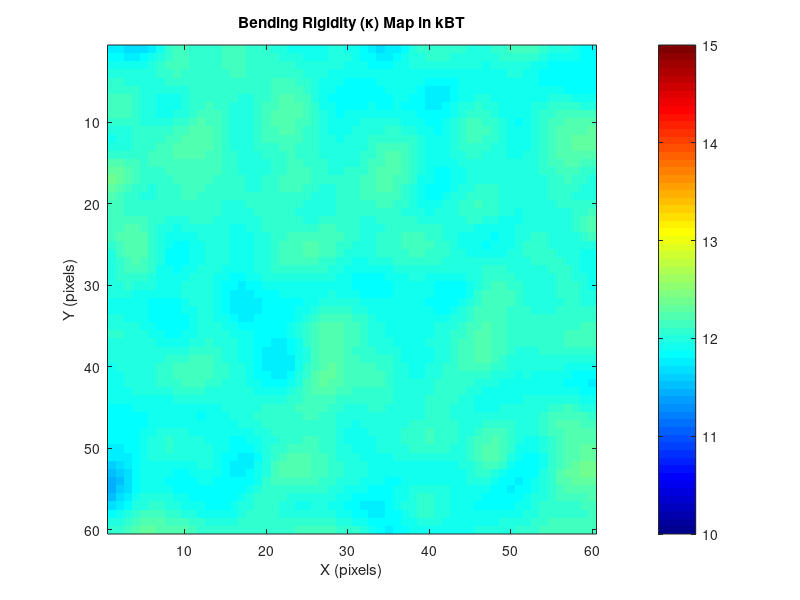
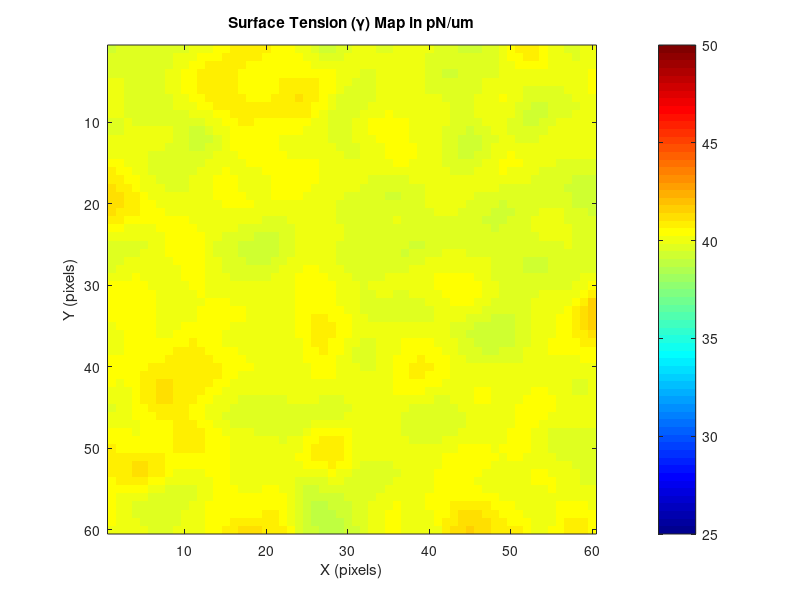

The MATLAB source for these figures, in order: (Note: this script raises an error after producing the figures.)
% Membrane Dynamics Simulation with Physical Mode Evolution and Advanced Visualization
clear; close all; clc;

%% ================= PHYSICAL PARAMETERS =================
simulation_grid_size = 60;       % Reduced for faster testing
simulated_area = 5e-12;        % 5μm x 5μm membrane (5 μm²)
membrane_area = 5e-12;            % Membrane area should match simulated area
viscosity = 10;                 % effective viscosity (Pa·s)
temperature = 310;                % Temperature (K)
boltzmann_const = 1.38e-23;       % Boltzmann constant (J/K)
bending_rigidity = 12 * boltzmann_const * temperature; % ~20 kT
time_step = 20e-6;                 % MUCH smaller time step (20 ms)
total_simulation_time = 5;     % 5 s total time
surface_tension = 40e-6;           % high tension (60 pN/um)
old_dir = pwd;
% shear_moduli = ;
dir = 'D:\Kaustav\CODES SET\Membrane_Sheet_Simulation\protein_present\passive\low_curvature';
% output_dir_irm = 'D:\Kaustav\CODES SET\Membrane_Sheet_Simulation\protein_present\active\Cyto_love_raft_love_protein\activity_2.5\results_irm';            
% output_dir_moransI = 'D:\Kaustav\CODES SET\Membrane_Sheet_Simulation\protein_present\active\Cyto_love_raft_love_protein\activity_2.5\results_moransI';
output_dir_bending_map = 'D:\Kaustav\CODES SET\Membrane_Sheet_Simulation\protein_present\passive\low_curvature\results_bending_map';
output_dir_tension_map = 'D:\Kaustav\CODES SET\Membrane_Sheet_Simulation\protein_present\passive\low_curvature\results_tension_map';
output_dir_lipid_map = 'D:\Kaustav\CODES SET\Membrane_Sheet_Simulation\protein_present\passive\low_curvature\results_lipid_map';
output_dir_protein_map = 'D:\Kaustav\CODES SET\Membrane_Sheet_Simulation\protein_present\passive\low_curvature\results_protein_map';
output_dir_curvature_map = 'D:\Kaustav\CODES SET\Membrane_Sheet_Simulation\protein_present\passive\low_curvature\results_curvature_map';
output_dir_cyto_map = 'D:\Kaustav\CODES SET\Membrane_Sheet_Simulation\protein_present\passive\low_curvature\results_cyto_map';
low_kappa = 10;
high_kappa = 15;
low_tension = 25e-6;
high_tension  = 50e-6;
system_length = sqrt(simulated_area);  % Length of membrane side (m)
grid_spacing = system_length / simulation_grid_size; % Correct grid spacing
pinning_strength = 5000;          % Confinement Parameter
K_A = 0;


% --- Protein and lipid coupling parameters ---
C_p = 0.05e9;                % protein curvature [1/m]
C_ld = 0.008e9;               % lipid curvature [1/m]
C_lo = 0.005e9;
beta_phi = 0.8;              % protein stiffening strength
beta_psi = 0.2;              % lipid stiffening strength
gamma_phi =  -0.5;
gamma_psi  = 0.5;

phi_eq = 0.2;                  % equilibrium protein order
psi_eq = 0;                  % equilibrium lipid order
tau_phi = 0.5;                 % remodeling timescale for phi [s]
tau_psi = 0.25;               % relaxation timescale for psi [s]


N = simulation_grid_size;
A_hat = 50;     % interaction parameter
S_hat = 300;     % saturation denstiy parameter
alpha = 5;    
J = 0.75;       % J increases attachment in rafts, 
J_l = 0.0001; 
lambda = 0.01;

% --- Protein field phi ---
phi = 0.2 * randn(N, N);  % small random fluctuations around 0
phi = imgaussfilt(phi, 1);   % spatially smooth
phi(phi > 1) = 1; phi(phi < -1) = -1;

% % --- Lipid order parameter psi ---
psi = 0.05 * randn(N, N);  % small fluctuations
psi = imgaussfilt(psi, 1);
psi(psi > 1) = 1; psi(psi < -1) = 0;

mobility_phi = 0.1e-12;   % Protein mobility (fast)
mobility_psi = 1e-12;     % Lipid mobility (slow)


% Cytoskeleton turnover parameters
tau_cs = 660;       
s_activity = 0.2;     % activity factor (0..1). Larger s => more assembly relative to detachment

% Protein production/decay kinetics (protein density model)
k_on_base = 0.01;      % baseline attachment/production rate (per time unit)
k_off = 0.0075;         % baseline detachment/decay rate (per time unit)
max_local_density = 0.5; % saturating density (arbitrary units) to prevent runaway growth

% Gate/threshold for cytoskeleton enabling clusters (optional)
cs_threshold = 0.5;   % if you want a binary gating on cs_presence probability map

% Mobility gating (so proteins are mobile/cluster only where cytoskel present)
mobility_phi_max = mobility_phi; % store original mobility
% Intended logic:
C_l = C_ld * ones(size(psi));
C_l(psi > 0.5) = C_lo;      
C0_map = C_p.*phi + C_l;

%% ================= SPATIAL SETUP =================


x_coords = (0:simulation_grid_size-1) * grid_spacing;
y_coords = (0:simulation_grid_size-1) * grid_spacing;
[grid_X, grid_Y] = meshgrid(x_coords, y_coords);

% Convert to nanometers for visualization
nm_scale = 1e9;
X_nm = grid_X * nm_scale;
Y_nm = grid_Y * nm_scale;
L_nm = system_length* nm_scale;


fprintf('Grid spacing: %.1f nm\n', grid_spacing*1e9);
fprintf('Grid points: %d x %d\n', simulation_grid_size, simulation_grid_size);

%% ================= GENERATE HETEROGENEITY WITH PERLIN NOISE =================
% Define the grid of regions
num_region_rows = 100;
num_region_cols = 100;

% Calculate region size in pixels
region_height = floor(simulation_grid_size / num_region_rows);
region_width  = floor(simulation_grid_size / num_region_cols);

% Base values
base_kappa = bending_rigidity;
base_gamma = surface_tension;

% Variation amplitude (±5% variation)
kappa_variation = 0.05 * base_kappa;
gamma_variation = 0.05 * base_gamma;


rng(42); % reproducibility

% white noise
noise_kappa = randn(simulation_grid_size, simulation_grid_size);
noise_gamma = randn(simulation_grid_size, simulation_grid_size);

% smooth to introduce correlation
corr_length = 2; % adjust to control patch size
noise_kappa_smooth = imgaussfilt(noise_kappa, corr_length);
noise_gamma_smooth = imgaussfilt(noise_gamma, corr_length);

% normalise to [-1,1]
noise_kappa_smooth = noise_kappa_smooth ./ max(abs(noise_kappa_smooth(:)));
noise_gamma_smooth = noise_gamma_smooth ./ max(abs(noise_gamma_smooth(:)));

% apply variation (now can go above or below base)
kappa_map = base_kappa + kappa_variation * noise_kappa_smooth;
gamma_map = base_gamma + gamma_variation * noise_gamma_smooth;

kappa_map = imgaussfilt(kappa_map, 0.8);  % sigma in pixels; adjust
gamma_map = imgaussfilt(gamma_map, 0.8);

num_time_steps = round(total_simulation_time / time_step);


%% ================= VISUALIZATION =================
figure();
% Plot kappa map
imagesc(1:simulation_grid_size, 1:simulation_grid_size, kappa_map/(boltzmann_const*temperature));
colormap jet;
axis square; colorbar; 
caxis([low_kappa high_kappa]);
title('Bending Rigidity (κ) Map in kBT');
xlabel('X (pixels)'); ylabel('Y (pixels)');



% Plot gamma map
figure();
imagesc(1:simulation_grid_size, 1:simulation_grid_size, gamma_map*1e6);
colormap jet;
caxis([low_tension*1e6 high_tension*1e6]);
axis square; colorbar;
title('Surface Tension (γ) Map in pN/um');
xlabel('X (pixels)'); ylabel('Y (pixels)');




%% ================= MEMBRANE PINNING =================
% Combine pinning and confinement
pinning_potential = zeros(simulation_grid_size, simulation_grid_size);




%% ================= TIME EVOLUTION SETUP =================

time_points = (0:num_time_steps-1) * time_step;

% Initialize arrays
height_current = 1e-10 * randn(simulation_grid_size);

height_time_series = zeros(simulation_grid_size, simulation_grid_size, num_time_steps);

height_time_series(:, :, 1) = height_current;
fprintf('Starting simulation with %d steps...\n', num_time_steps);

%  initialization
% protein_map_series = zeros(simulation_grid_size, simulation_grid_size, num_time_steps);
% lipid_map_series = zeros(simulation_grid_size, simulation_grid_size, num_time_steps);
% curvature_map_series = zeros(simulation_grid_size, simulation_grid_size, num_time_steps);
% kappa_map_series = zeros(simulation_grid_size, simulation_grid_size, num_time_steps);
% gamma_map_series = zeros (simulation_grid_size, simulation_grid_size, num_time_steps);
% cytoskeleton_map_series = zeros(simulation_grid_size, simulation_grid_size, num_time_steps);



% Heterogentity Map
protein_map_series(:,:,1) = phi;
lipid_map_series (:,:,1) = psi;
curvature_map_series (:,:,1) = C0_map;


%% =================  WAVE VECTORS  =================
wavevector_height = 2*pi/system_length * [0:simulation_grid_size/2, -simulation_grid_size/2+1:-1];
[Qx, Qy] = meshgrid(wavevector_height, wavevector_height);
Q2 = Qx.^2 + Qy.^2;
Q2(1,1) = 1e-12;
Q4 = Q2.^2;

wavevector_protein = 2*pi/(system_length*1e6) * [0:simulation_grid_size/2, -simulation_grid_size/2+1:-1];
[Qx_p, Qy_p] = meshgrid(wavevector_protein, wavevector_protein);
Q2_p = Qx_p.^2 + Qy_p.^2;     % Laplacian operator in Fourier space
Q2_p(1,1) = 1e-12;  % Explicit DC component to be very low
Q4_p = Q2_p.^2;             % Biharmonic if needed

wavevector_lipid = 2*pi/(system_length*1e6) * [0:simulation_grid_size/2, -simulation_grid_size/2+1:-1];
[Qx_l, Qy_l] = meshgrid(wavevector_lipid, wavevector_lipid);
Q2_l = Qx_l.^2 + Qy_l.^2;     % Laplacian operator in Fourier space
Q2_l(1,1) = 1e-12; % Explicit DC component to be very low
Q4_l = Q2_l.^2;             % Biharmonic if needed



% regularized mobility in q-space (Oseen-like), avoid divergence at tiny q
eps_q = (2*pi/system_length)^2 * 1e-8;
Lambda_q = 1 ./ (4 * viscosity * sqrt(Q2 + eps_q));
Lambda_q(1,1) = 0;       % no mobility for q=0 (handle mean separately)


qphys = sqrt(Q2);
qcut = 0.67*(pi/grid_spacing);
filter_q = exp(-(qphys/qcut).^8);   % soft rolloff

figure();
imagesc(qphys);
sprintf('The cutoff is %f',qcut);
figure();
imagesc(filter_q);


% constants for diagnostics or alternative schemes
mobility_det = 1/(viscosity * qcut);  % characteristic (not used in modal update)
% End precompute


%% =================  MAIN LOOP  =================
fig1 = figure('Position', [100, 100, 600, 600], 'Color', 'w');
fig2 = figure('Position', [100, 100, 800, 800], 'Color', 'w');


% -----------------------------------------------------------------------
I_grad_all = [];
% cs_presence = double(rand(simulation_grid_size) < cs_init_prob);  % if you have initial prob
% if not defined, create a sparse random mesh to start:
if ~exist('cs_presence','var')
    cs_init_prob = 0.35; % initial fraction of sites with cytoskeleton
    cs_presence = double(rand(simulation_grid_size) < cs_init_prob);
end
pinned_sites = find(cs_presence>0);
pinning_potential(pinned_sites) = pinning_strength;
eta_cs = 0.5;

for step = 2:num_time_steps
    
    % 1) current Hq (Fourier amplitudes of the field)
    height_current = height_time_series(:,:,step-1);
    Hq = fft2(height_current);   % Nx-by-Nx complex array
    
    % === Gradients and Laplacians ===
    
    % === Gradiens and Laplacians for heights === %
    h_x = real(ifft2(1i * Qx .* Hq));
    h_y = real(ifft2(1i * Qy .* Hq));
    Laplacian_h = real(ifft2(-Q2 .* Hq));
    Biharmonic_h = real(ifft2(Q4 .* Hq));
    
    % === Gradients and Laplacians for proteins ===%
    phi = protein_map_series(:,:,step-1);
    phi_q = fft2(phi);
    grad_phi_x = real(ifft2(1i * Qx_p .* phi_q));
    grad_phi_y = real(ifft2(1i * Qy_p .* phi_q));
    grad_sq_phi = grad_phi_x.^2 + grad_phi_y.^2;
    Laplacian_phi = real(ifft2(-Q2_p .* phi_q));
    Biharmonic_phi = real(ifft2(Q4_p .* phi_q));
    
    % === Gradients and Laplacians for lipids ===%
    psi = lipid_map_series(:,:,step-1);
    psi_q = fft2(psi);
    grad_psi_x = real(ifft2(1i * Qx_p .* psi_q));
    grad_psi_y = real(ifft2(1i * Qy_p .* psi_q));
    grad_sq_psi = grad_psi_x.^2 + grad_psi_y.^2;
    Laplacian_psi = real(ifft2(-Q2_l .* psi_q));
    Biharmonic_psi = real(ifft2(-Q4_l.* psi_q));
    
    
    
    psi_binary = double(psi > 0);

%--------------------------------- Activity parameters--------------------------------------
    
%   1 --------------------------- CYTOSKELETON TURNOVER (stochastic) --------------------------------
    % Use s_activity and tau_cs to set per-step attach/detach probabilities.
    % If currently attached: detach with p_detach = dt / tau_cs
    % If currently detached: attach with p_attach = s_activity * dt / tau_cs
    
    p_detach = ((time_step*step))./ tau_cs;
    p_attach = ((s_activity)*(time_step*step)) ./ tau_cs;
    p_detach = min(p_detach, 1);
    p_attach = min(p_attach, 1);
    
    randmat = rand(simulation_grid_size);
    detach_idx = (cs_presence == 1) & (randmat < p_detach);
    attach_idx = (cs_presence == 0) & (randmat < p_attach);
    cs_presence(detach_idx) = 0;
    cs_presence(attach_idx) = 1;
    pinning_potential = zeros(simulation_grid_size, simulation_grid_size);
    pinned_sites = find(cs_presence>0);
    pinning_potential(pinned_sites) = pinning_strength;
    % ---- GATE: mobility and reaction rates modulated by cytoskeleton presence ----
    % create gating factor in [0,1] from cs_presence: either binary or smoothed
    cs_gate = cs_presence; % binary gating; replace by smoothed cs_prob_map if you created it
    
    % ensure mobility is higher where no cytoskeleton is present
    mobility_phi_loc = mobility_phi_max .* (~cs_gate); 
    
    % ---- PROTEIN DYNAMICS AS DENSITY (conserved CH + local production/decay) ---

    % 1) CH-conserved flux term (spectral implementation with spatially uniform mobility assumes constant mobility).
    %    For spatially-varying mobility we do the conservative form in real space:
    %     phi_t_CH = -div( M(x) * grad(mu_phi) )
    %    Implement approximately by computing J = - M .* grad(mu_phi) in real space, then take divergence.
    
    
    coeff1 = 1 ./ (1 - phi) - A_hat .* phi;
    coeff2 = 1 ./ (1 - phi).^2 - A_hat;
    coeff3 = (A_hat ./ (2*S_hat));
    term1 = Laplacian_phi .* coeff1;
    term3 = -phi .* (coeff3 .* Biharmonic_phi);
    term2 = grad_sq_phi .* coeff2;
    
    % Chemical Potential for proteins
    mu_phi = term1 + term3 + term2 - kappa_map .* (Laplacian_h - C_p .* phi);
    mu_phi_q = fft2(mu_phi);
    grad_mu_x = real(ifft2(1i * Qx_p .* mu_phi_q));
    grad_mu_y = real(ifft2(1i * Qy_p .* mu_phi_q));
    % fluxes
    Jx = - mobility_phi_loc .* grad_mu_x;
    Jy = - mobility_phi_loc .* grad_mu_y;
    % divergence of flux (use spectral derivative)
    Jx_q = fft2(Jx);
    Jy_q = fft2(Jy);
    divJ = real(ifft2(1i * Qx_p .* Jx_q + 1i * Qy_p .* Jy_q)); % note: real(ifft2(...)) gives real-space divergence
    % conservative CH update contribution 
    phi_CH_update = time_step .* divJ; 
    
    % 2) Local production/decay: proteins are produced preferentially on rafts AND where cs is present
    % scale k_on by psi_binary (raft) and cs_gate (cytoskeleton)
    k_on_local = k_on_base .* (1 + J .* psi_binary);  % J increases attachment in rafts
    production_term = k_on_local .* cs_gate .* (max_local_density - phi);  % limited by max density
    decay_term = - k_off .* phi .* (1 - cs_gate); % decay faster where no cytoskeleton 
    
    % 3) Optionally add small non-conserved local exchange with cytosol (helps numerics)
    phi_new = phi + phi_CH_update + time_step .* (production_term + decay_term);
    
    % 4) stochastic noise for aggregation only where cs is present (gate the noise)
    % Use your Hermitian noise Xi but multiply by cs_gate in real-space to disable noise where no cs
    % build a real-space mask:
    cs_mask_real = cs_gate;
    % for a spectral noise consistent with earlier stoch_q, transform cs_mask and multiply stoch_q_q by it:
    cs_mask_q = fft2(cs_mask_real);
    % existing stoch part (if you use the prior spectral OU noise), gate it in q-space:
    % (recompute stoch_q as before, then gate:)
    % stoch_q = sqrt( Vq .* (1 - alpha_q.^2) ) .* Xi .* filter_q;
    % stoch_q = stoch_q .* cs_mask_q;  % (this gates modes where cs absent)
    %
    % If you prefer simpler: add small real-space noise only where cs present:
    noise_real = (randn(simulation_grid_size) .* (cs_mask_real)) * 1e-3; % tune amplitude
    phi_new = phi_new + noise_real;
    
    % 5) enforce non-negativity and a reasonable upper bound
    phi_new(phi_new < 0) = 0;
    phi_new(phi_new > max_local_density) = max_local_density;
    
    % ---- LIPID MAP: make binary raft/non-raft explicit (you already did psi_binary) ----
    % If you want psi_new to remain binary for next steps, reassign:
    psi_new_binary = psi_binary;  % keep a binary map for the coupling below
    % But if you want psi to still evolve continuously (and then binarize for readout), keep psi_new as is.
    
    % ---- Mutual preference (optionally bias chemical potentials / kinetics) ----------
    % To bias lipids to become raft where phi large and vice versa, add coupling:
    % Example: increase k_on_local where psi_binary==1 and phi is high (already used J above).
    % Also adjust mu_psi to include -J*(phi - psi) (you had mu_psi = alpha*(psi^3-psi) - lambda*Lap_psi - J*(psi-phi);)
    % That's consistent: larger phi favors psi -> raft formation energetically
    
    %Spatially varying mobility for lipids: higher near cytoskeleton
    mobility_psi_local = mobility_psi .* (1 + eta_cs .* (~cs_presence)); 
    
    % Chemical potential (same form but using latest phi_new)
    mu_psi = alpha .* (psi.^3 - psi) + lambda .* Laplacian_psi - J * (psi - phi_new);
    
    % Compute gradient of mu_psi 
    mu_psi_q = fft2(mu_psi);
    grad_mu_psi_x = real(ifft2(1i * Qx_p .* mu_psi_q));
    grad_mu_psi_y = real(ifft2(1i * Qy_p .* mu_psi_q));
    
    % Compute lipid flux
    Jx_psi = -mobility_psi_local .* grad_mu_psi_x;
    Jy_psi = -mobility_psi_local .* grad_mu_psi_y;
    
    % Divergence of flux
    Jx_psi_q = fft2(Jx_psi);
    Jy_psi_q = fft2(Jy_psi);
    divJ_psi_q = real(ifft2(1i * Qx_p .* Jx_psi_q + 1i * Qy_p .* Jy_psi_q));
    
    % Time update for ψ
    psi_new = psi + time_step .* divJ_psi_q;
    
    % Optional weak cytoskeletal bias toward raft state (stabilize ψ≈1 on cs)
    
    psi_new = psi_new + J_l * cs_presence .*  psi_new;
    
    
    % Enforce ψ bounds to stay physical (0–1 if binary)
    psi_new = min(max(psi_new, 0), 1);
    % Binary raft mask (for coupling with proteins)
    psi_binary = double(psi_new > 0.2);
 
    % ---- STORE updates (replace previous phi/psi updates) -----------------------
    protein_map_series(:,:,step) = phi_new;
    lipid_map_series(:,:,step) = psi_new;
    cytoskeleton_map_series(:,:,step) = cs_presence;
    
    % update kappa_map & C0_map as before (using phi_new and psi_new or psi_binary depending on model)
    
    % --- Candidate kappa (local stiffening/softening) ---
    kappa_candidate = base_kappa .* (1 + beta_phi .* phi_new + beta_psi .* psi_new_binary);
    % clamp to physical bounds
    kappa_candidate(kappa_candidate < base_kappa*0.1) = base_kappa*0.1;
    kappa_candidate(kappa_candidate > base_kappa*10)  = base_kappa*10;
    
    % --- Candidate tension: allow protein to decrease local tension (gamma_phi < 0) ---
    gamma_candidate = base_gamma .* (1 + gamma_phi .* phi_new + gamma_psi .* psi_new_binary);
    
    % --- add curvature-alignment term to further lower tension where curvature matches protein preference ---
    chi = 0.1;  % tune strength
    gamma_candidate = gamma_candidate - chi .* (Laplacian_h - C_p .* phi_new).^2;
    
    %   1 --------------------------- VESICULATION EVENTS (stochastic) --------------------------------
    
    % --- enforce global mean tension (area constraint) ---
    gamma_mean_candidate = mean(gamma_candidate(:));
    gamma_map = gamma_candidate .* (base_gamma ./ gamma_mean_candidate);
    
    % --- finally assign kappa_map and gamma_map used in bending/tension forces ---
    kappa_map = kappa_candidate;
    
  
    kappa_map_series(:,:,step) = kappa_map;
    gamma_map_series(:,:,step) = gamma_map;
    C_l = C_ld * ones(size(psi));
    C_l(psi_new_binary > 0) = C_lo;      
    C0_map = C_p.* (phi_new./max_local_density) + C_l;
    
    
    %Generation of force fields for the membrane 
    
    % Correct bending force with spatially varying kappa:
    field = kappa_map .* (Laplacian_h - C0_map);
    F_bend_full = -real(ifft2(-Q2 .* fft2(field)));
    
    % Correct tension force with spatially varying gamma:
    gx = gamma_map .* h_x;
    gy = gamma_map .* h_y;
    F_tens_full = real(ifft2( 1i*(Qx .* fft2(gx) + Qy .* fft2(gy)) ));  % = ∇·(gamma ∇h)
    
    % Pinning / external (local)
    F_pin = -pinning_potential*height_current;
   
    % Nonlinear area derivative (if you want the full nonlinear derivative, add here).
    % Otherwise compute global Sigma_area and treat as linear extra tension (goes into Kq)
    
    grad_sq_map = h_x.^2 + h_y.^2;
    I_grad = sum(grad_sq_map(:)) * (grid_spacing^2);
    Sigma_area = (K_A / (2 * membrane_area)) * I_grad;
    I_grad_all = [I_grad_all,I_grad];
    if step >100
        F_area_linear = Sigma_area.*Laplacian_h; 
    else
        F_area_linear=0;
    end
%     Sigma_area = (area_compressibility / (2 * membrane_area)) * I_grad;
    % full area force (nonlinear piece) — optional, only if you want non-linear correction
    
   

    % ------------------- Compose FULL real-space force ------------------------------
    F_full_real = F_bend_full + F_tens_full + F_pin;
    % Note: Sigma_area * Lap_h is included here only if you want it also to appear as part of F_nl.
    % But we'll include Sigma_area in Kq (preferred), so subtract its linear part below.
    
    % ------------------- Build linear diagonal Kq using base constants ----------------
    kappa_mean = mean(kappa_map(:));
    gamma_mean = mean(gamma_map(:));
    
    Kq = kappa_mean .* Q4 + gamma_mean .* Q2;
    Kq(1,1) = Inf; % avoid division by zero for q=0
    
    
    % ------------------- Extract residual (non-diagonal) forcing ---------------------
    % residual = full force - (linear operator applied in real space)
    % linear_op_real = - base_kappa * ∇^4 h + base_gamma * ∇^2 h + Sigma_area * ∇^2 h + F_press_linear
    % Compute linear_op_real in real space (use same spectral derivatives)
    linear_bend_real = - base_kappa .* Biharmonic_h ;
    linear_tens_real = base_gamma .* Laplacian_h;
    linear_op_real = linear_bend_real + linear_tens_real;
    
    % Residual forcing (what goes into F_nl_real)
    F_nl_real_residual = F_full_real - linear_op_real;
    % zero out tiny numerical noise
    F_nl_real_residual(abs(F_nl_real_residual) < 1e-20) = 0;
    
    % ------------------- Transform residual into q-space (dealias / mask optionally) -
    Fq_nl = fft2(F_nl_real_residual);
    Fq_nl = Fq_nl .* filter_q;   % if you use a de-alias mask (recommended)
    
    % ------------------- OU modal parameters (use time_step, not step) ----------------
    tau_q = 1 ./ (Lambda_q .* Kq);
    % --- mobility and Kq already computed earlier ---
    % tau_q = 1 ./ (Lambda_q .* Kq);   % you already have this
    % Compute alpha using time_step (NOT step)
    alpha_q = exp(- time_step ./ tau_q);
    alpha_q(isnan(alpha_q)) = 0;
    
    % Correct discrete variance for MATLAB fft2 normalization (dx = grid_spacing)
    Vq = mobility_det* (boltzmann_const * temperature) ./ (Kq * (grid_spacing^4));
    % clean up numerics
    Vq(isinf(Vq) | isnan(Vq)) = 0;
    
    % 9) deterministic modal forcing from residual
    det_nl_q = (1 - alpha_q) .* (Fq_nl ./ Kq);
    det_nl_q(isnan(det_nl_q) | isinf(det_nl_q)) = 0;
    
    % Generate Hermitian Gaussian noise
    Xi = (randn(simulation_grid_size, simulation_grid_size) + 1i*randn(simulation_grid_size, simulation_grid_size));
    Xi = makeHermitian(Xi);   % ensure conjugate symmetry and Nyquist/DC real
    Xi(1,1) = real(Xi(1,1));
    
    % stochastic increment (per-mode)
    stoch_q = sqrt( Vq .* (1 - alpha_q.^2) ) .* Xi.*filter_q;
    
    % 11) final modal update
    Hq_new = alpha_q .* Hq + det_nl_q + stoch_q;
    
    % 12) optional spectral filter and back to real
    Hq_new = Hq_new .* filter_q;
    height_current = real(ifft2(Hq_new));
    
    % 14) store & visualize
    height_current = height_current - median(height_current(:));
    height_time_series(:,:,step) = height_current;
    % Update visualization less frequently
    if mod(step,5000) == 1
        update_visualization(fig1,fig2, X_nm, Y_nm,height_current, time_points(step),lipid_map_series,kappa_map_series,protein_map_series,step,cs_presence);
        drawnow;
    end
end

%% Computing time averaged PSD of entire simulation stack 


fprintf('Computing normalized global temporal PSD across all q modes...\n');

dx_nm = grid_spacing*1e9;     % nm
dy_nm = dx_nm;
[Ny, Nx, Nt] = size(height_time_series);
dt_s = time_step;

% Convert height to nm
h_nm_series = height_time_series * 1e9;

% Preallocate global height fluctuation signal (units: nm²)
global_time_series = zeros(Nt, 1);

for t = 1:Nt
    h_frame = h_nm_series(:,:,t);

    % remove mean height (DC offset)
    h_frame = h_frame - mean(h_frame(:));

    % compute spatially averaged height-squared (nm²)
    global_time_series(t) = mean(h_frame(:).^2);
end

% --------------- Temporal PSD (nm²/Hz) ------------------

nfft_global = 2^nextpow2(Nt);
window = hann(Nt)';
sig_win = global_time_series' .* window;

spec_global = fft(sig_win, nfft_global);

freq_Hz_global = (0:nfft_global/2-1) / (nfft_global * dt_s);

% PSD in nm² / Hz
PSD_global_norm = (2 * dt_s / (Nt * sum(window.^2))) ...
                   * abs(spec_global(1:nfft_global/2)).^2;


% 9. Theoretical PSD(f) using fluctuation spectrum integral
% -------------------------------------------------------------------------

% Physical constants
kB = 1.380649e-23;       % J/K
T_kelvin = 300;          % temperature
Activity = 0;    % membrane area in m^2

% Use mean bending rigidity and tension from maps
kappa_mean = mean(kappa_map(:));           
sigma_mean = mean(gamma_map(:));         
gamma_local = 0;                 
mean_confinement = pinning_strength;
% Effective viscosity (your η_eff)
eta_eff = viscosity;     

% Membrane shear modulus μ
mu = 0;               

% q-range from grid spacing
Lx = simulation_grid_size * grid_spacing; 
Ly = simulation_grid_size * grid_spacing;

qmin = 2*pi / max(Lx, Ly);
qmax = qcut;       

Nq = 1000;
q = linspace(qmin, qmax, Nq);

% Preallocate theoretical PSD
PSD_theoretical = zeros(size(freq_Hz_global));

% Main loop over frequencies
for i = 1:length(freq_Hz_global)

    f = freq_Hz_global(i);
    
    % Frequency term
    denom_freq = (4 * eta_eff * (2*pi*f)).^2;

    % Mechanical restoring term
    denom_mech = ( ...
        kappa_mean .* q.^3 + ...
        sigma_mean .* q + ...
        (9*kB*T_kelvin*mu*q)/(16*pi*kappa_mean)+...
        (mean_confinement) ./ q +...
        ((K_A .*q)/4)*(mean(I_grad_all))...
    ).^2;

    integrand = 1 ./ (denom_freq + denom_mech);

    PSD_theoretical(i) = (4*eta_eff*kB*T_kelvin/pi) * trapz(q, integrand);
end
% convert from m^2/Hz → nm^2/Hz
PSD_theoretical = PSD_theoretical * 1e18;

% -------------------------------------------------------------------------
% Plot measured vs theoretical PSD
% -------------------------------------------------------------------------

figure('Color','w'); 
loglog(freq_Hz_global, PSD_global_norm, 'b', 'LineWidth', 1.5); hold on;
loglog(freq_Hz_global, PSD_theoretical, 'r--', 'LineWidth', 2);

xlabel('Frequency [Hz]');
ylabel('Power [nm^2/Hz]');
legend('Measured PSD','Theoretical PSD','Location','SouthWest');
title('Measured vs Theoretical PSD of Membrane Fluctuations');
grid on;

%%
% cd('D:\Kaustav\CODES SET\Membrane_Sheet_Simulation\protein_present\active');
% % Setup for video
% video_filename = 'membrane_dynamics_movie(pinned).mp4';
% video1 = VideoWriter(video_filename, 'MPEG-4');
% video1.FrameRate = 50;
% open(video1);
% figure();  % Create and reuse figure window
% h_range = max(abs(height_time_series(:)));
% 
% cmin = -h_range*1e9;
% cmax=  h_range*1e9 ;
% for t = 1:50:num_time_steps
%     clf;
%     h = height_time_series(:,:,t)*1e9;
%     surf(X_nm, Y_nm, h, 'EdgeColor','none');
%     hold on;
% 
%     % Use actual time value in microseconds
%     title(sprintf('Membrane Height (t = %.2f ms)', time_points(t)*1e3));
%     xlabel('x/L'); ylabel('y'); zlabel('h (nm)');
%     view(-30, 60);
%     colormap(turbo);
%     hcb = colorbar('Location','eastoutside');
%     hcb.Label.String = 'Height (nm)';
%     caxis([cmin cmax]);
%     zlim([cmin cmax]);
%     light('Position', [1 1 1], 'Style', 'infinite');
% 
%     drawnow;
%     frame = getframe(gcf);
% 
%     writeVideo(video1, frame);
% end
% 
% close(video1);
% cd(old_dir);

%% Generate IRM Images and MoransI Map from the fluctuation map of the simulation

std_dev_time = std(height_time_series,0,3);
figure;
imshow(std_dev_time*1e9,[min(std_dev_time(:)*1e9) max(std_dev_time(:)*1e9)]);
colormap jet;
colorbar;
caxis([min(std_dev_time(:)*1e9) max(std_dev_time(:))*1e9]);
title('Standard Deviation of height(nm)');

for step = 1:50:num_time_steps
    
        height_current = height_time_series(:,:,step);
        
        phi_norm = mat2gray(protein_map_series(:,:,step));
        phi_image = im2uint8(phi_norm);
        filename = sprintf('Protein_Density_Map_%04d.png',step);
        imwrite(phi_image,fullfile(output_dir_protein_map,filename));
        
        a = lipid_map_series(:,:,step);
        binary_lipid_map_series(:,:,step) = a > 0.01;
        psi_norm = mat2gray(lipid_map_series(:,:,step));
        phi_image = im2uint8(psi_norm);
        filename = sprintf('Lipid_Density_Map_%04d.png',step);
        imwrite(phi_image,fullfile(output_dir_lipid_map,filename));
        
        height_norm = mat2gray(height_time_series(:,:,step)*1e9);
        height_image = im2uint8(height_norm);
        filename = sprintf('Height_Map_%04d.png',step);
        imwrite(height_image,fullfile(output_dir_curvature_map,filename));
        
        cyto_norm = mat2gray(cytoskeleton_map_series(:,:,step));
        cyto_image = im2uint8(cyto_norm);
        filename = sprintf('Cyto_Map_%04d.png',step);
        imwrite(cyto_image,fullfile(output_dir_cyto_map,filename));
        
        bend_rigid_map = mat2gray(kappa_map_series(:,:,step));
        bend_rigid_map_image = im2uint8(bend_rigid_map);
        filename = sprintf('BendRidigity_Map_%04d.png',step);
        imwrite(bend_rigid_map_image,fullfile(output_dir_bending_map,filename));
        
        tension_map = mat2gray(gamma_map_series(:,:,step));
        tension_image = im2uint8(tension_map);
        filename = sprintf('Tension_Map_%04d.png',step);
        imwrite(tension_image,fullfile(output_dir_tension_map,filename));

end

%% Ensuring all the parameters of the succesful simulation is saved 

readme_file = fullfile(dir,'README.txt');
fid = fopen(readme_file, 'w');

% Write header
fprintf(fid, '=============================================\n');
fprintf(fid, '   Simulation Parameters Log File (README)\n');
fprintf(fid, '=============================================\n\n');

% Example metadata
fprintf(fid, 'Date & Time: %s\n', datestr(now));
fprintf(fid, '---------------------------------------------\n');
fprintf(fid, 'Grid size (NxN): %d x %d\n', N, N);
fprintf(fid, 'Grid spacing (m): %.3e\n', grid_spacing);
fprintf(fid, 'Time step (s): %.3e\n', time_step);
fprintf(fid, 'Number of steps: %d\n\n', num_time_steps);

% Write physical parameters
fprintf(fid, '--- Physical Constants ---\n');
fprintf(fid, 'k_B T (J): %.3e\n', boltzmann_const * temperature);
fprintf(fid, 'Base bending modulus (kappa): %.3e\n', base_kappa);
fprintf(fid, 'Base tension (gamma): %.3e\n', base_gamma);

% Write protein/lipid parameters
fprintf(fid, '--- Protein / Lipid Coupling ---\n');
fprintf(fid, 'Mobility_phi: %.3e\n', mobility_phi);
fprintf(fid, 'Mobility_psi: %.3e\n', mobility_psi);
fprintf(fid, 'Coupling J: %.3e\n', J);
fprintf(fid, 'C_p (protein curvature): %.3e\n', C_p);
fprintf(fid, 'C_l (lipid curvature): %.3e\n', C_l);
fprintf(fid, 'beta_phi (protein stiffening): %.3e\n', beta_phi);
fprintf(fid, 'beta_psi (lipid stiffening): %.3e\n\n', beta_psi);

% Cytoskeleton / activity section
fprintf(fid, '--- Cytoskeleton Turnover ---\n');
fprintf(fid, 's_activity: %.3e\n', s_activity);
fprintf(fid, 'tau_cs (s): %.3e\n', tau_cs);
fprintf(fid, 'Initial CS coverage: %.2f\n', mean(cs_presence(:)));

% Derived fields
fprintf(fid, '--- Derived Quantities ---\n');
fprintf(fid, 'Lambda_q range: [%g, %g]\n', min(Lambda_q(:)), max(Lambda_q(:)));
fprintf(fid, 'Filter_q applied: %d\n', any(filter_q(:)~=1));
fprintf(fid, '\n');

% Close file
fclose(fid);

fprintf('✅ README.txt created at: %s\n', readme_file);





%% ================= VISUALIZATION FUNCTION =================
function update_visualization(fig1,fig2,X_nm, Y_nm, h_total, current_time,lipid_map_series,kappa_map_series,protein_map_series,step,cs_presence)
    figure(fig1);
    clf;
    
    % Assuming X_nm and Y_nm are your 2D meshgrid arrays, and L_nm is the domain length.
    % Convert height to nm
    h_nm = h_total * 1e9;

     % Main surface plot
    subplot(2, 2, [1, 2]);
    % Use the full 2D arrays for X, Y, and Z
    surf(X_nm, Y_nm, h_nm, 'EdgeColor', 'none');
    title(sprintf('Membrane Height at t = %.2f ms', current_time*1e3));
    xlabel('x (nm)');
    ylabel('y (nm)');
    zlabel('Height (nm)');
    colormap(turbo);
    colorbar;
    view(-30, 60);
    

    % Top view
    subplot(2,2,3);
    contourf(X_nm, Y_nm, h_nm, 30, 'LineColor','none'); % 30 contour levels
    axis image; colorbar;
    colormap(turbo);
    xlabel('x [nm]'); ylabel('y [nm]');
    title('Height contour map');
    
    % Height distribution
    subplot(2,2,4);
    histogram(h_nm(:), 50, 'Normalization', 'pdf');
    title('Height Distribution');
    xlabel('Height (nm)'); ylabel('Probability Density');
    grid on;
    drawnow;
   

    figure(fig2);
    clf;
     % Cross-section
    subplot(2,2,1);
    contourf(X_nm, Y_nm, protein_map_series(:,:,step), 30, 'LineColor','none'); % 30 contour levels
    axis image; colorbar;
    colormap(turbo);
    xlabel('x [nm]'); ylabel('y [nm]');
    title('Protein map');


    subplot(2,2,2);
    contourf(X_nm, Y_nm, kappa_map_series(:,:,step), 30, 'LineColor','none'); % 30 contour levels
    axis image; colorbar;
    colormap(turbo);
    xlabel('x [nm]'); ylabel('y [nm]');
    title('Bending rigidity map');
    
    a = lipid_map_series(:,:,step);
    subplot(2,2,3);
    contourf(X_nm, Y_nm, a, 30, 'LineColor','none'); % 30 contour levels
    axis image; colorbar;
    colormap(turbo);
    xlabel('x [nm]'); ylabel('y [nm]');
    title('Lipid Phase Map');
    drawnow;
    
    subplot(2,2,4);
    imshow(cs_presence,[]);
    axis image;
    xlabel('x [nm]'); ylabel('y [nm]');
    title('Cytoskeleton Map');
    drawnow;
    
    

end
function frensel_coefficient = fc(index1,index2,refractive_index)
n_1 = refractive_index(index1);
n_2 = refractive_index(index2);
frensel_coefficient=(n_1-n_2)/(n_1+n_2);
end
 
function X = makeHermitian(X)
    [Ny, Nx] = size(X);

    % Conjugate symmetry
    for y = 2:Ny
        for x = 2:Nx
            X(Ny - y + 2, Nx - x + 2) = conj(X(y, x));
        end
    end

    % Force Nyquist frequencies and DC to be real
    X(1,1)           = real(X(1,1));          % DC
    X(1,Nx/2+1)      = real(X(1,Nx/2+1));     % Nyquist x-axis
    X(Ny/2+1,1)      = real(X(Ny/2+1,1));     % Nyquist y-axis
    X(Ny/2+1,Nx/2+1) = real(X(Ny/2+1,Nx/2+1));% Nyquist corner
end
